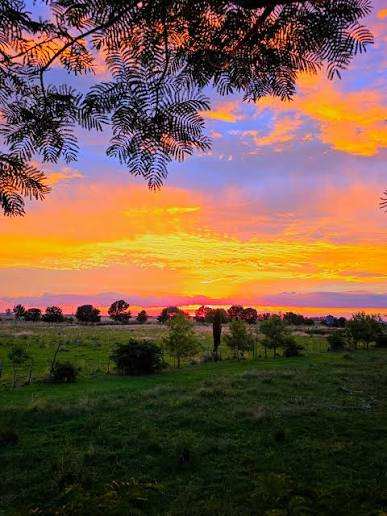
#> input picture sesion02_tensor_color/img/muestra.jpg, 387 x 516 px
$ python lab03_conversion_grises.py
#> lines starting #> are read from the running program, lines starting #| are printed output that depends on the picture
"""Conversión de BGR a escala de grises mediante producto punto ponderado."""

import cv2
import numpy as np

# Pesos de luminancia (ITU-R BT.601) reordenados a BGR, porque OpenCV
# carga los canales en ese orden y el vector debe coincidir.
PESOS_BGR = np.array([0.114, 0.587, 0.299])
RUTA_IMAGEN = "img/muestra.jpg"


def a_gris(bgr: np.ndarray) -> np.ndarray:
    """Aplica el producto punto ponderado sobre el último eje (los canales)."""
    return np.dot(bgr, PESOS_BGR)


if __name__ == "__main__":
    # Puntos 1 a 3: el amarillo puro paso a paso.
    amarillo = np.array([0, 255, 255])
    print(f"Pixel BGR de prueba: {amarillo}")
    print(f"Valor en escala de grises: {a_gris(amarillo):.2f}")

    # Punto 4: la misma función sobre un tensor completo, contra cvtColor.
    imagen = cv2.imread(RUTA_IMAGEN)
#> imagen is the input picture: shape (516, 387, 3); mean B, G, R 67.1, 86.1, 113.9
    gris_manual = a_gris(imagen)
#> in a_gris (call 2), `return np.dot(bgr, PESOS_BGR)`:
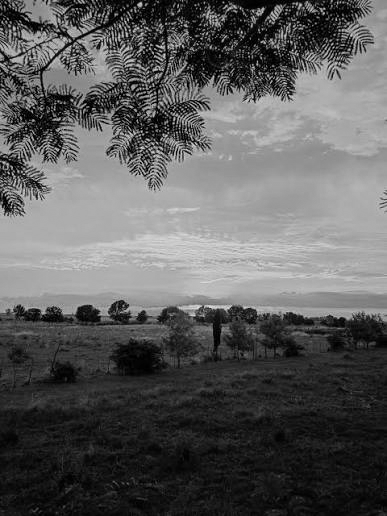
#> returned value: shape (516, 387) float64; min 0, max 225.3, mean 92.2
    gris_opencv = cv2.cvtColor(imagen, cv2.COLOR_BGR2GRAY)

    diferencia = np.abs(gris_manual - gris_opencv).max()
#> diferencia = 0.503
    print(f"Diferencia maxima contra cvtColor: {diferencia:.2f}")
#| Diferencia maxima contra cvtColor: 0.50
